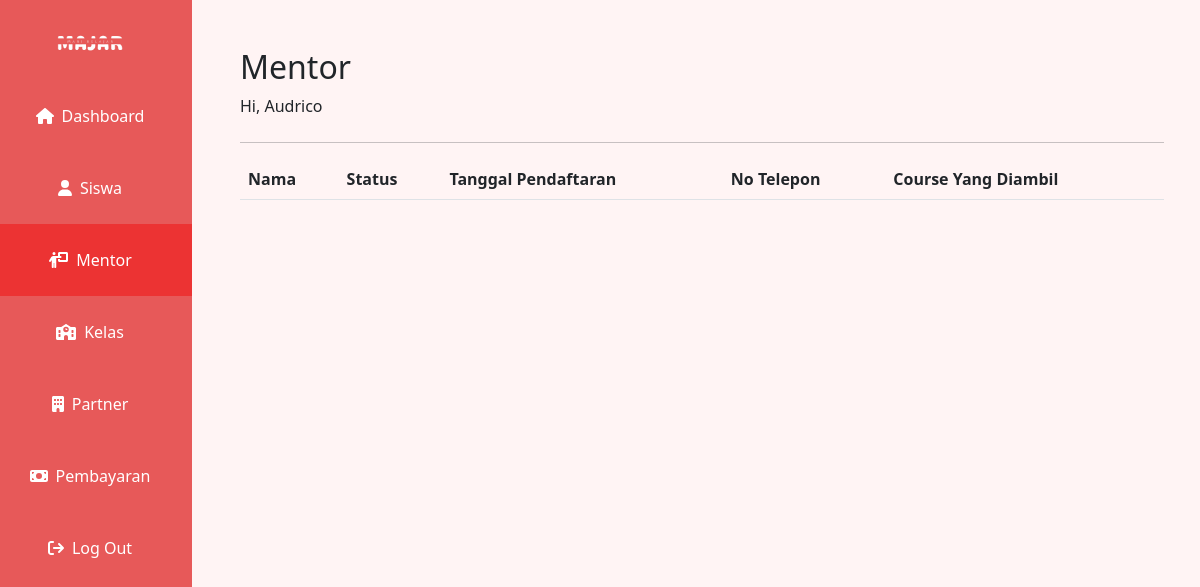
/mentor.php (signed in), run on an earlier commit of the app's database.
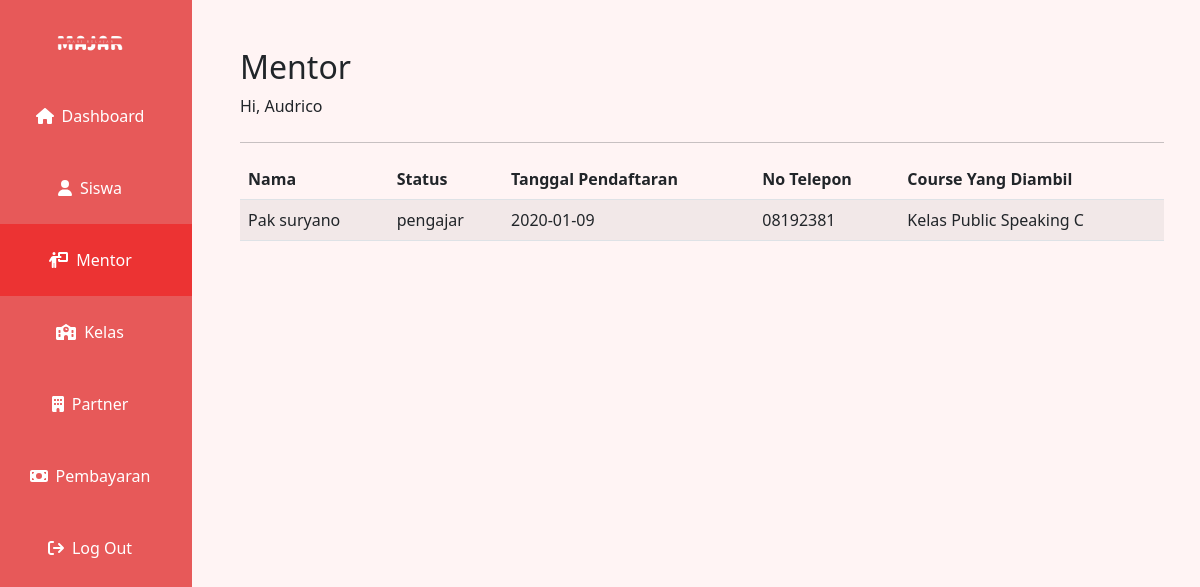
And on a later commit of the database.
### tables this page shows
CREATE TABLE `account` (
  `nik` varchar(200) NOT NULL,
  `full_name` varchar(64) NOT NULL,
  `username` varchar(255) NOT NULL,
  `password` varchar(255) NOT NULL,
  `no_wa` varchar(18) NOT NULL,
  `gender` varchar(8) NOT NULL,
  `alamat` varchar(32) NOT NULL,
  `id_role` int(11) NOT NULL,
  `tanggal_pendaftaran` date NOT NULL,
  `last_login` date DEFAULT NULL,
  `id_partner` int(11) DEFAULT NULL,
  `last_login_ip` varchar(12) DEFAULT NULL
);

CREATE TABLE `role` (
  `id` int(11) NOT NULL,
  `name` varchar(200) NOT NULL
);

### mentor.php (the view, shortened to what this page needs)
<?php
include('phps/connect.php');
?>
<!doctype html>
<html lang="en">
<?php include "head.php"; ?>
<body>
    <div class="container-fluid text-center p-0" >
        <div class="row" style="min-height: 100vh;">
            <?php include './sidebar.php'; ?>
            <div class="col-10 text-start p-5" style="background-color: #FFF4F4;">
                <h2>Mentor</h2>
                <p class="mb-4">Hi, <?php echo $_SESSION["full_name"]; ?></p>
                <hr>
                <table id="example" class="table table-striped" style="width:100%">
                    <thead>
                        <th data-sortable="true">Nama</th>
                        <th data-sortable="true">Status</th>
                        <th data-sortable="true">Tanggal Pendaftaran</th>
                        <th data-sortable="true">No Telepon</th>
                        <th data-sortable="true">Course Yang Diambil</th>
                    </thead>
                    <tbody>
                        <?php
                            $sql = "SELECT a.full_name, r.name, a.tanggal_pendaftaran, a.no_wa, CONCAT(c.name, ' ', c.kelas) AS nama_kelas
                            FROM `account` a
                            LEFT JOIN role r ON r.id = a.id_role
                            LEFT JOIN mentor_course uc ON uc.mentor_id = a.nik
                            LEFT JOIN course c ON c.id = uc.course_id
                            WHERE r.id = 2";
                            $result = $conn->prepare($sql);
                            $result->execute();
                            foreach($result as $row){
                        ?>
                        <tr class="hoverablerow">
                            <td><?php echo $row['full_name'] ?></td>
                            <td><?php echo $row['name'] ?></td>
                            <td><?php echo $row['tanggal_pendaftaran'] ?></td>
                            <td><?php echo $row['no_wa'] ?></td>
                            <td><?php echo $row['nama_kelas'] ?></td>
                        </tr>
                        <?php
                            }
                        ?>
                    </tbody>
                </table>
            </div>
        </div>
    </div>
</body>
</html>

What changed in the data, as far as the page shows it:
added account: full_name "Pak suryano", id_role.name "pengajar", tanggal_pendaftaran "2020-01-09", no_wa "08192381", nama_kelas "Kelas Public Speaking C"
